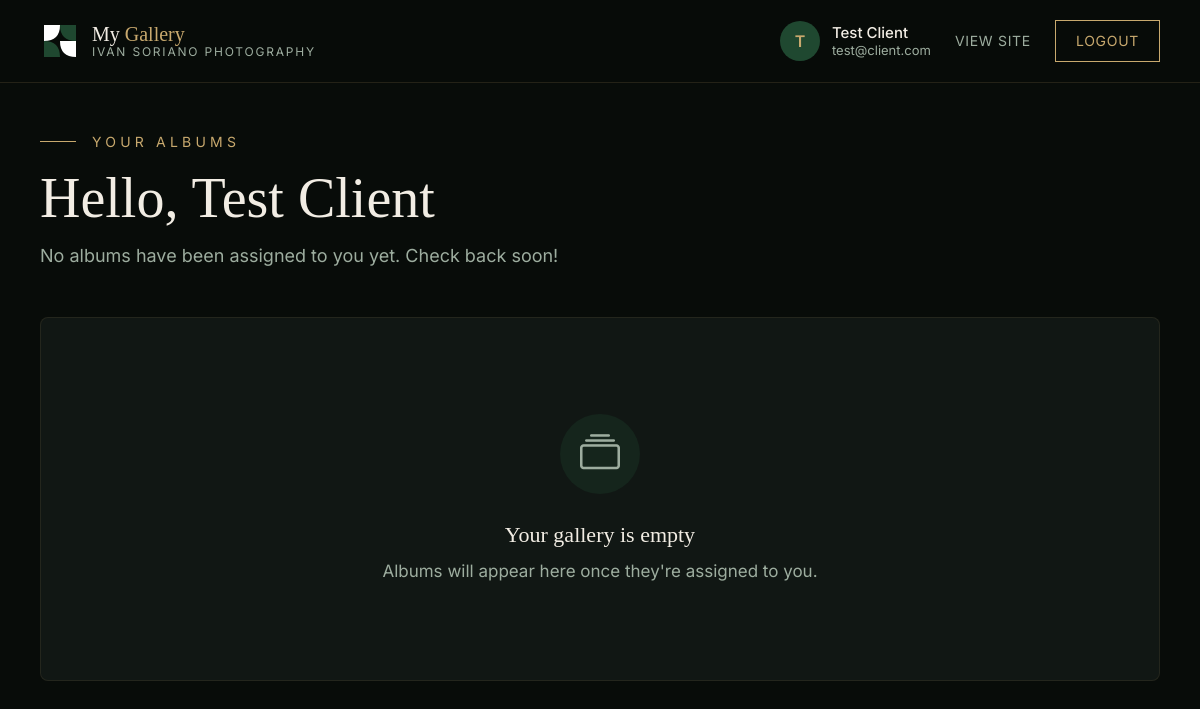
/client/gallery (signed in), run on an earlier commit of the app's database.
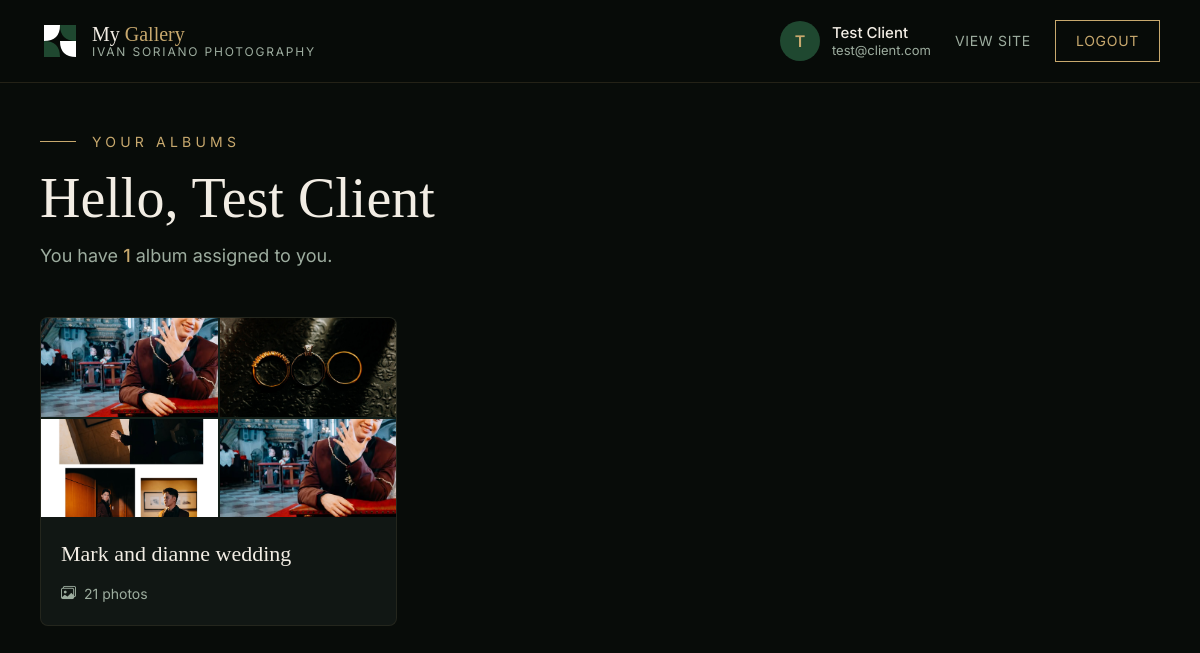
And on a later commit of the database.
### models.py (models this page shows)
class AlbumPhoto(db.Model):
    __tablename__ = "album_photos"
    id = db.Column(db.Integer, primary_key=True)
    album_id = db.Column(db.Integer, db.ForeignKey("albums.id"), nullable=False)
    photo_id = db.Column(db.Integer, db.ForeignKey("photos.id"), nullable=False)
    added_at = db.Column(db.DateTime, default=datetime.utcnow)
    photo = db.relationship("Photo")
    __table_args__ = (db.UniqueConstraint("album_id", "photo_id", name="uq_album_photo"),)

class Photo(db.Model):
    __tablename__ = "photos"
    id = db.Column(db.Integer, primary_key=True)
    filename = db.Column(db.String(255), nullable=False)
    original_name = db.Column(db.String(255), nullable=False)
    title = db.Column(db.String(200), nullable=True)
    uploaded_at = db.Column(db.DateTime, default=datetime.utcnow)
    uploaded_by = db.Column(db.Integer, db.ForeignKey("users.id"), nullable=True)
    uploader = db.relationship("User", foreign_keys=[uploaded_by])
    assignments = db.relationship("PhotoAssignment", backref="photo", cascade="all, delete-orphan")

class Album(db.Model):
    __tablename__ = "albums"
    id = db.Column(db.Integer, primary_key=True)
    name = db.Column(db.String(200), nullable=False)
    description = db.Column(db.Text, nullable=True)
    created_at = db.Column(db.DateTime, default=datetime.utcnow)
    created_by = db.Column(db.Integer, db.ForeignKey("users.id"), nullable=True)
    creator = db.relationship("User", foreign_keys=[created_by])
    photos = db.relationship("AlbumPhoto", backref="album", cascade="all, delete-orphan", order_by="AlbumPhoto.added_at.desc()")
    assignments = db.relationship("AlbumAssignment", backref="album", cascade="all, delete-orphan")

### client.py (the view)
@client_bp.route("/gallery")
@login_required
def gallery():
    if current_user.is_admin:
        return redirect(url_for("admin.dashboard"))
    album_assignments = AlbumAssignment.query.filter_by(client_id=current_user.id).all()
    albums = [a.album for a in album_assignments]
    return render_template("client/gallery.html", albums=albums)

### app.py (called while the page is built)
@login_manager.user_loader
def load_user(user_id):
    return User.query.get(int(user_id))

### models.py (called while the page is built)
    @property
    def is_admin(self):
        return self.role == "admin"

### templates/client/gallery.html (shortened to what the changed rows need)
<!DOCTYPE html>
<html lang="en">
<head>
  <script src="https://cdn.tailwindcss.com"></script>
  <link rel="stylesheet" href="https://cdn.jsdelivr.net/npm/bootstrap-icons@1.11.3/font/bootstrap-icons.min.css">
  <link rel="stylesheet" href="{{ url_for('static', filename='css/styles.css') }}" />
</head>
<body style="background-color: var(--isp-bg); font-family: var(--font-body); min-height: 100vh;">
  <main class="max-w-7xl mx-auto px-6 lg:px-10 py-12">
    <div class="gallery-animate">
      <div class="mb-12">
        <div class="flex items-center gap-4 mb-4">
          <div style="width: 36px; height: 1px; background-color: var(--isp-gold);"></div>
          <span class="uppercase" style="font-family: var(--font-body); color: var(--isp-gold); letter-spacing: 0.3em; font-size: 14px;">Your Albums</span>
        </div>
        <h1 style="font-family: var(--font-display); color: var(--isp-cream); font-size: 56px; font-weight: 300; line-height: 1.1;">
          Hello, {{ current_user.name }}
        </h1>
        <p class="mt-3" style="color: var(--isp-text-muted); font-size: 18px;">
          {% if albums %}
          You have <span style="color: var(--isp-gold); font-weight: 500;">{{ albums|length }}</span> album{{ 's' if albums|length != 1 }} assigned to you.
          {% else %}
          No albums have been assigned to you yet. Check back soon!
          {% endif %}
        </p>
      </div>
      {% if albums %}
      <div class="mb-12">
        <div class="grid grid-cols-1 md:grid-cols-2 lg:grid-cols-3 gap-6">
          {% for album in albums %}
          <a href="/client/album/{{ album.id }}" class="gallery-card rounded-lg overflow-hidden block">
            <div class="grid grid-cols-2 gap-0.5" style="aspect-ratio: 16/9; background-color: rgba(31,72,48,0.15);">
              {% set album_photos = album.photos[:4] %}
              {% if album_photos|length > 0 %}
                {% for ap in album_photos %}
                <div style="overflow: hidden;">
                  <img src="{{ url_for('static', filename='uploads/' + ap.photo.filename) }}" alt="" style="width: 100%; height: 100%; object-fit: cover;" />
                </div>
                {% endfor %}
              {% else %}
                <div class="col-span-2 flex items-center justify-center" style="background-color: rgba(31,72,48,0.15);">
                  <i class="bi bi-collection" style="font-size: 36px; color: var(--isp-text-muted);"></i>
                </div>
              {% endif %}
            </div>
            <div class="p-5">
              <h3 style="font-family: var(--font-display); color: var(--isp-cream); font-size: 22px; font-weight: 400;">{{ album.name }}</h3>
              <div class="flex items-center gap-2 mt-3" style="color: var(--isp-text-muted); font-size: 14px;">
                <i class="bi bi-images" style="font-size: 15px;"></i> {{ album.photos|length }} photos
              </div>
            </div>
          </a>
          {% endfor %}
        </div>
      </div>
      {% else %}
      <div class="gallery-card text-center py-24 rounded-lg">
        <div class="w-20 h-20 rounded-full flex items-center justify-center mx-auto mb-6" style="background-color: rgba(31,72,48,0.3);">
          <i class="bi bi-collection" style="font-size: 40px; color: var(--isp-text-muted);"></i>
        </div>
        <p style="color: var(--isp-cream); font-size: 22px; font-family: var(--font-display);">Your gallery is empty</p>
        <p class="mt-2" style="color: var(--isp-text-muted); font-size: 17px;">Albums will appear here once they're assigned to you.</p>
      </div>
      {% endif %}
    </div>
  </main>
</body>
</html>

What changed in the data, as far as the page shows it:
now on this page (row unchanged): Album: name "Mark and dianne wedding", photos|length "21"
added AlbumPhoto: filename (picture)
added AlbumPhoto: filename (picture)
added AlbumPhoto: filename (picture)
added AlbumPhoto: filename (picture)
Also different on the page:
{{ albums|length }}: (not shown) → "1"
text no longer shown: "No albums have been assigned to you yet. Check back soon! Your gallery is empty Albums will appear here once they're assigned to you."
text now shown: "You have album assigned to you."
